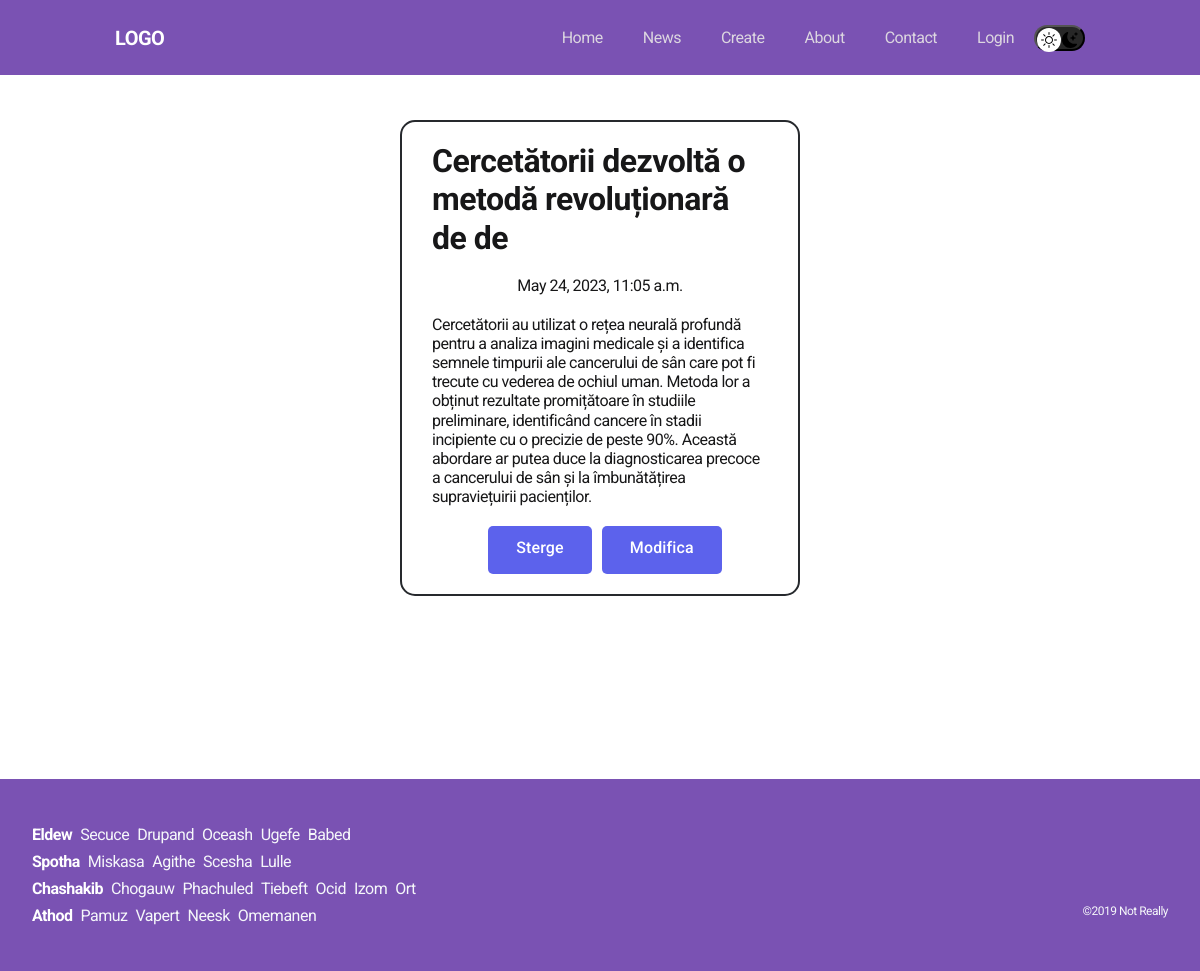
/news/6, run on the app's committed database.
### news/models.py (models this page shows, shortened)
class Articles(models.Model):
    title = models.CharField('Denumirea', max_length=50)
    anons = models.CharField('Anunt', max_length=300)
    full_text = models.TextField('Articol')
    date = models.DateTimeField('Data publicarii')
    class Meta:
        verbose_name = 'Stire'
        verbose_name_plural = 'Stiri'

### news/views.py (the view)
# urls.py: path('<int:pk>', views.NewsDetailView.as_view(), name='news-detail'),
class NewsDetailView(DetailView):
    model = Articles
    template_name = 'news/details_view.html'
    context_object_name = 'article'

### news/templates/news/details_view.html (shortened to what this page needs)
{% extends 'main/layout.html' %}
{% block content %}
<div class="features">
  <div class="card">
    <h1>{{ article.title }}</h1>
    <br>
    <p>{{ article.date}}</p>
    <br>
    <p>{{ article.full_text}}</p>
    <br>
  <div class="more__btn">
    <a href="{% url 'news-delete' article.id %}" class="btn">Sterge</a>
    <a href="{% url 'news-update' article.id %}" class="btn">Modifica</a>
  </div>
  </div>
</div>
<br>
<br>
<br>
<br>
<br>
<br>
<br>
<br>
{% endblock %}

### main/static/main/css/main.css (style rules this page uses)
a { text-decoration: none; }
:root { --blackpure: #000; --black: #171718; --black-border: #26292D; --white: #fff; --purple: #5C62EC; --text-color: var(--black); --dark-bg: var(--black); --dark-border: var(--black-border); --header-text: var(--white); --accent: var(--purple); --page-bg: var(--white); --text-color: var(--black); --title-1: var(--accent); --project-card-bg: var(--white); --project-card-text: var(--black); --box-shadow: 0px 5px 35px rgba(0, 0, 0, 0.25); }
html, body { display: flex; flex-direction: column; min-height: 100vh; font-family: 'DM Sans', sans-serif; letter-spacing: -0.5px; background-color: var(--page-bg); color: var(--text-color); margin: 0; padding: 0; }
.more__btn { display: flex; }
.btn { display: inline-block; height: 48px; padding: 12px 28px; border-radius: 5px; background-color: var(--accent); color: var(--white); letter-spacing: 0.15px; font-size: 16px; font-weight: 500; transition: opacity 0.2s ease-in; margin-left: 10px; }
.features { display: flex; align-items: center; margin-top: 100px; justify-content: center; flex-direction: column; height: auto; background-color: var(--page-bg); overflow: hidden; }
.card { overflow: hidden; padding: 20px 30px; display: flex; flex-direction: column; align-items: center; justify-content: center; background-color: var(--project-card-bg); width: 400px; margin-top: 20px; margin-bottom: 30px; border-radius: 15px; border: solid 2px var(--black-border); }

### main/static/main/css/header.css (style rules this page uses)
html { box-sizing: border-box; height: 100%; }
*, *::after, *::before { box-sizing: inherit; }
body { display: flex; flex-direction: column; font-family: "Roboto", sans-serif; font-size: 16px; line-height: 1.2; height: 100%; }

### main/static/main/css/footer.css (style rules this page uses)
body { overflow-x: hidden; }

### data on the page
Articles: title "Cercetătorii dezvoltă o metodă revoluționară de de", date "May 24, 2023, 11:05 a.m.", full_text "Cercetătorii au utilizat o rețea neurală profundă pentru a analiza imagini medicale și a identifica semnele timpurii ale cancerului de sân care pot fi trecute cu vederea de ochiul uman. Metoda lor a obținut rezultate promițătoare în studiile preliminare, identificând cancere în stadii incipiente cu o precizie de peste 90%. Această abordare ar putea duce la diagnosticarea precoce a cancerului de sân și la îmbunătățirea supraviețuirii pacienților."
